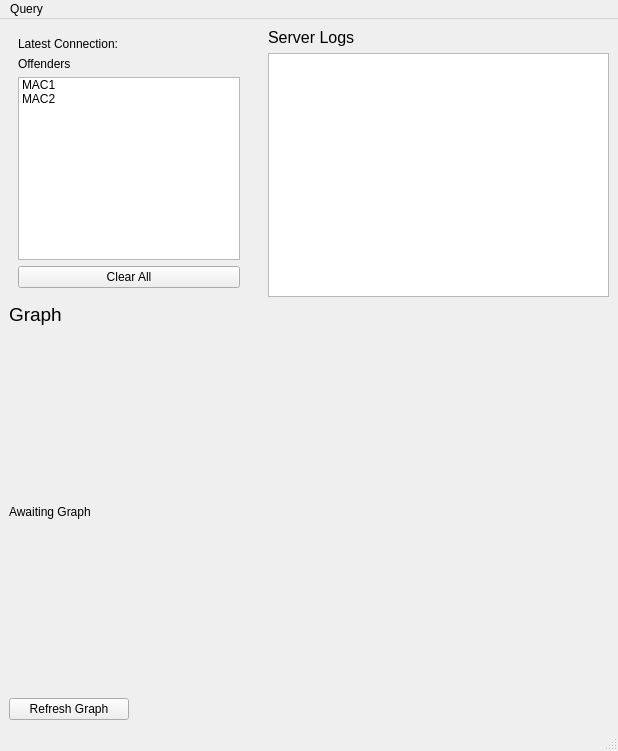
<?xml version="1.0" encoding="UTF-8"?>
<ui version="4.0">
 <class>MainWindow</class>
 <widget class="QMainWindow" name="MainWindow">
  <property name="geometry">
   <rect>
    <x>0</x>
    <y>0</y>
    <width>618</width>
    <height>751</height>
   </rect>
  </property>
  <property name="windowTitle">
   <string>MainWindow</string>
  </property>
  <widget class="QWidget" name="centralwidget">
   <layout class="QVBoxLayout" name="verticalLayout">
    <item>
     <layout class="QHBoxLayout" name="horizontalLayout">
      <item>
       <widget class="QFrame" name="infoFrame">
        <property name="sizePolicy">
         <sizepolicy hsizetype="Maximum" vsizetype="Preferred">
          <horstretch>0</horstretch>
          <verstretch>0</verstretch>
         </sizepolicy>
        </property>
        <property name="minimumSize">
         <size>
          <width>240</width>
          <height>0</height>
         </size>
        </property>
        <property name="maximumSize">
         <size>
          <width>200</width>
          <height>16777215</height>
         </size>
        </property>
        <property name="frameShape">
         <enum>QFrame::NoFrame</enum>
        </property>
        <layout class="QVBoxLayout" name="verticalLayout_3">
         <item>
          <widget class="QLabel" name="lastconn_label">
           <property name="frameShape">
            <enum>QFrame::NoFrame</enum>
           </property>
           <property name="frameShadow">
            <enum>QFrame::Plain</enum>
           </property>
           <property name="text">
            <string>Latest Connection:</string>
           </property>
          </widget>
         </item>
         <item>
          <widget class="QLabel" name="label_4">
           <property name="text">
            <string>Offenders</string>
           </property>
          </widget>
         </item>
         <item>
          <widget class="QListWidget" name="offender_list">
           <property name="sizePolicy">
            <sizepolicy hsizetype="Maximum" vsizetype="Expanding">
             <horstretch>0</horstretch>
             <verstretch>0</verstretch>
            </sizepolicy>
           </property>
           <property name="maximumSize">
            <size>
             <width>16777215</width>
             <height>16777215</height>
            </size>
           </property>
           <property name="lineWidth">
            <number>1</number>
           </property>
           <item>
            <property name="text">
             <string>MAC1</string>
            </property>
           </item>
           <item>
            <property name="text">
             <string>MAC2</string>
            </property>
           </item>
          </widget>
         </item>
         <item>
          <widget class="QPushButton" name="pushButton">
           <property name="text">
            <string>Clear All</string>
           </property>
          </widget>
         </item>
        </layout>
       </widget>
      </item>
      <item>
       <widget class="QLabel" name="label_2">
        <property name="text">
         <string/>
        </property>
       </widget>
      </item>
      <item>
       <layout class="QVBoxLayout" name="verticalLayout_2">
        <item>
         <widget class="QLabel" name="label">
          <property name="font">
           <font>
            <pointsize>12</pointsize>
           </font>
          </property>
          <property name="text">
           <string>Server Logs</string>
          </property>
         </widget>
        </item>
        <item>
         <widget class="QPlainTextEdit" name="plainTextEdit">
          <property name="readOnly">
           <bool>true</bool>
          </property>
         </widget>
        </item>
       </layout>
      </item>
     </layout>
    </item>
    <item>
     <widget class="QLabel" name="label1">
      <property name="font">
       <font>
        <pointsize>14</pointsize>
       </font>
      </property>
      <property name="text">
       <string>Graph</string>
      </property>
     </widget>
    </item>
    <item>
     <widget class="QLabel" name="graph_label">
      <property name="minimumSize">
       <size>
        <width>600</width>
        <height>360</height>
       </size>
      </property>
      <property name="text">
       <string>Awaiting Graph</string>
      </property>
     </widget>
    </item>
    <item>
     <widget class="QPushButton" name="refresh_graph">
      <property name="maximumSize">
       <size>
        <width>120</width>
        <height>16777215</height>
       </size>
      </property>
      <property name="text">
       <string>Refresh Graph</string>
      </property>
     </widget>
    </item>
   </layout>
  </widget>
  <widget class="QMenuBar" name="menubar">
   <property name="geometry">
    <rect>
     <x>0</x>
     <y>0</y>
     <width>618</width>
     <height>22</height>
    </rect>
   </property>
   <widget class="QMenu" name="menuQuery">
    <property name="title">
     <string>Query</string>
    </property>
    <addaction name="actionList_Nodes"/>
    <addaction name="actionGetNode"/>
    <addaction name="actionListOffenders"/>
   </widget>
   <addaction name="menuQuery"/>
  </widget>
  <widget class="QStatusBar" name="statusbar"/>
  <action name="actionList_Nodes">
   <property name="text">
    <string>List Nodes</string>
   </property>
   <property name="shortcut">
    <string>Ctrl+L</string>
   </property>
  </action>
  <action name="actionGetNode">
   <property name="text">
    <string>Get Node Data</string>
   </property>
   <property name="shortcut">
    <string>Ctrl+F</string>
   </property>
  </action>
  <action name="actionListOffenders">
   <property name="text">
    <string>List Offenders</string>
   </property>
   <property name="shortcut">
    <string>Ctrl+Shift+L</string>
   </property>
  </action>
  <action name="actionClearOffences">
   <property name="text">
    <string>ClearOffences</string>
   </property>
   <property name="shortcut">
    <string>Shift+Del</string>
   </property>
   <property name="menuRole">
    <enum>QAction::NoRole</enum>
   </property>
  </action>
 </widget>
 <resources/>
 <connections/>
</ui>
